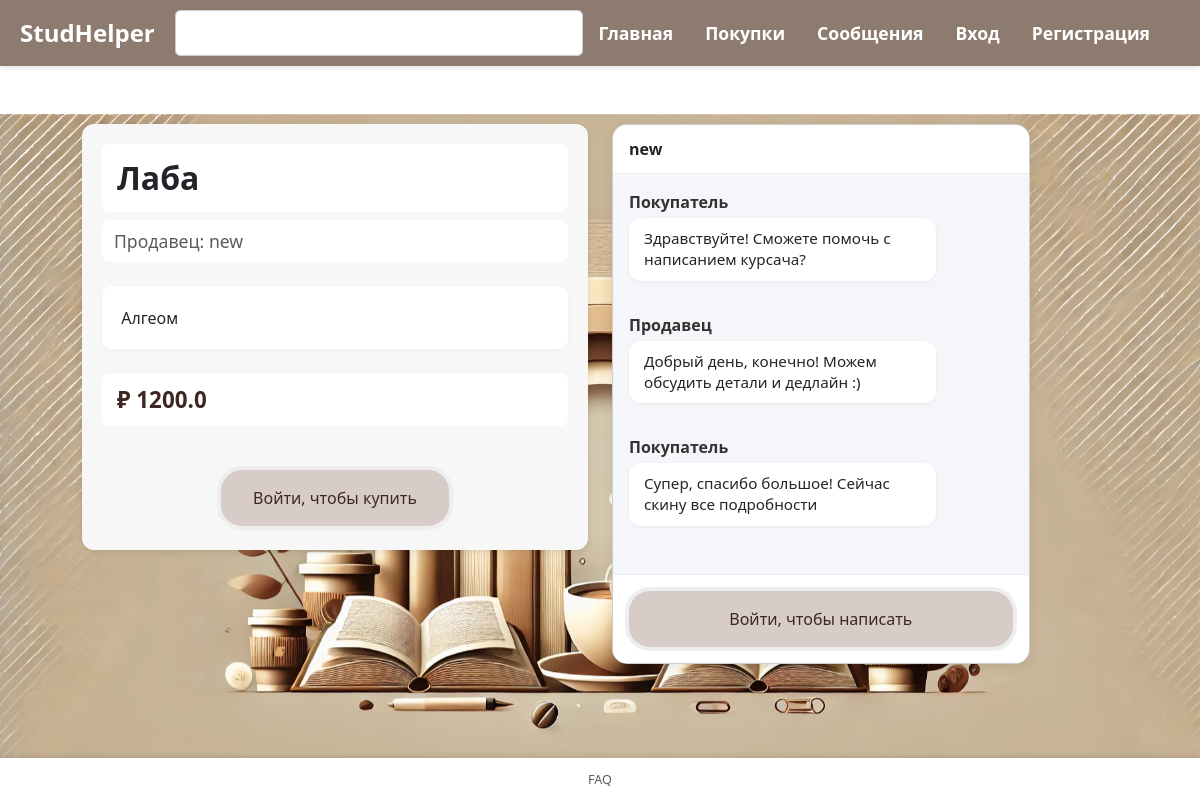
The app's page /offer/1, older data.
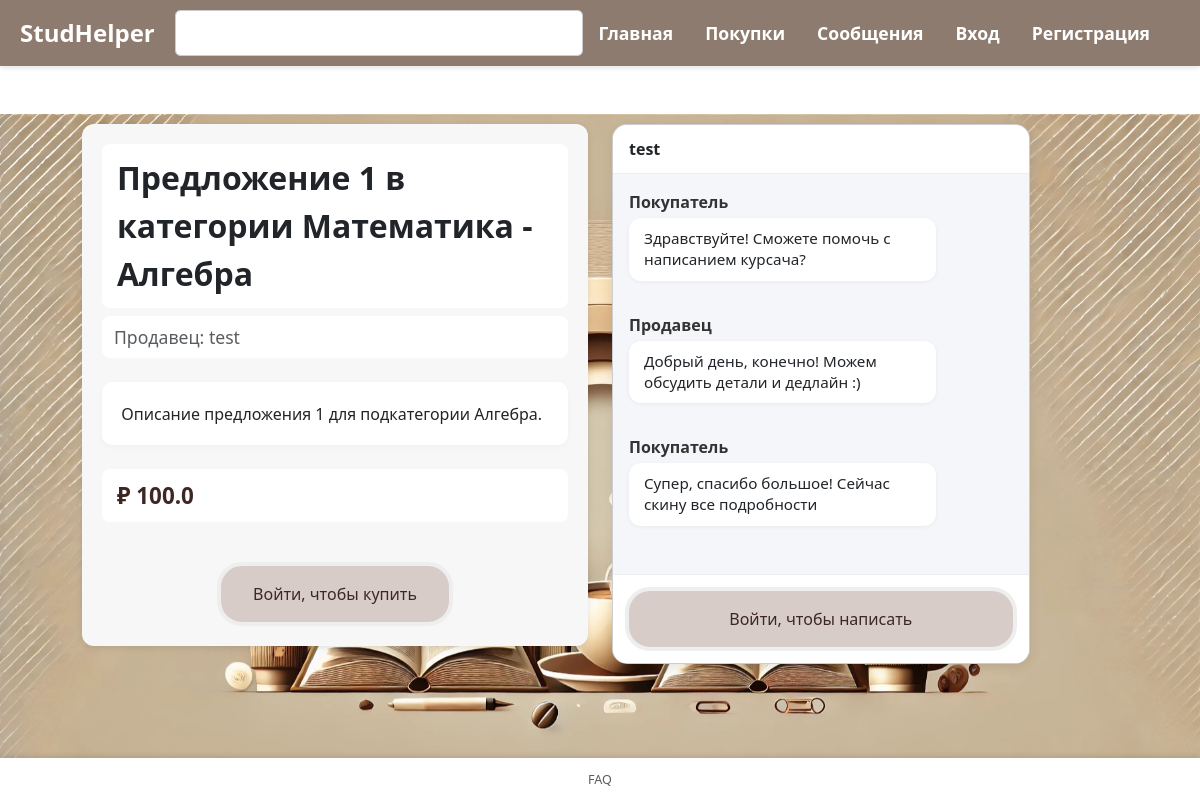
The same page, newer data.
### app.py (models this page shows)
class Offer(db.Model):
    id = db.Column(db.Integer, primary_key=True)
    title = db.Column(db.String(200), nullable=False)
    description = db.Column(db.Text, nullable=False)
    price = db.Column(db.Float, nullable=False)
    subcategory_id = db.Column(db.Integer, db.ForeignKey('subcategory.id'), nullable=False)
    seller_id = db.Column(db.Integer, db.ForeignKey('user.id'), nullable=False)

class User(db.Model, UserMixin):
    id = db.Column(db.Integer, primary_key=True)
    username = db.Column(db.String(150), unique=True, nullable=False)
    password = db.Column(db.String(150), nullable=False)
    offers = db.relationship('Offer', backref='seller', lazy=True)  # связь с предложениями

### app.py (the view, shortened to what this page needs)
@app.route('/offer/<int:offer_id>', methods=['GET', 'POST'])
def offer(offer_id):
    offer = Offer.query.get_or_404(offer_id)
    return render_template('offer.html', offer=offer)

### templates/offer.html (shortened to what the changed rows need)
{% extends 'base.html' %}
{% block content %}
<div class="container mt-4">
    {% if offer %}
    <div class="row justify-content-start">
        <div class="col-lg-6 col-md-8 col-sm-12">
            <div class="offer-section">
                <div class="offer-title">{{ offer.title }}</div>
                <div class="offer-seller text-muted">
                    Продавец:
                    <a href="{{ url_for('profile', user_id=offer.seller.id) }}" class="text-decoration-none">
                        {{ offer.seller.username }}
                    </a>
                </div>
                <div class="offer-description">
                    {{ offer.description }}
                </div>
                <div class="offer-price">
                    ₽ {{ offer.price }}
                </div>
                <div class="offer-actions">
                    {% if current_user.is_authenticated %}
                        {% if current_user.id == offer.seller.id %}
                            <a href="{{ url_for('edit_offer', offer_id=offer.id) }}" class="btn btn-warning rounded-pill">Редактировать</a>
                        {% else %}
                            <a href="{{ url_for('checkout', offer_id=offer.id) }}" class="btn-buy">Купить</a>
                        {% endif %}
                    {% else %}
                        <div class="offer-actions">
                            <a href="{{ url_for('login') }}" class="btn-buy">Войти, чтобы купить</a>
                        </div>
                    {% endif %}
                </div>
            </div>
        </div>
        <div class="col-lg-5 col-md-5 col-sm-12 mt-4 mt-md-0">
            {% if offer.seller %}
                {% if current_user.is_authenticated and current_user.id != offer.seller.id %}
                <div class="card chat-card">
                    <div class="card-header fw-bold">
                        <a href="{{ url_for('profile', user_id=offer.seller.id) }}" class="text-decoration-none text-dark">
                            {{ offer.seller.username }}
                        </a>
                    </div>
                    <div class="card-body" style="height: 400px; overflow-y: auto;">
                        {% for message in messages %}
                        <div class="message">
                            <strong>
                                <a href="{{ url_for('profile', user_id=message.sender.id) }}" class="text-decoration-none text-secondary">
                                    {{ message.sender.username }}
                                </a>
                            </strong>
                            <p>{{ message.text }}</p>
                        </div>
                        {% endfor %}
                    </div>
                    <div class="card-footer d-flex">
                        <form action="{{ url_for('offer', offer_id=offer.id) }}" method="post" class="w-100 d-flex">
                            <input type="text" name="text" class="form-control me-2" placeholder="Введите сообщение..." required>
                            <button type="submit" class="btn btn-outline-secondary">Отправить</button>
                        </form>
                    </div>
                </div>
                {% elif not current_user.is_authenticated %}
                <div class="card chat-card">
                    <div class="card-header fw-bold">
                        <a href="{{ url_for('profile', user_id=offer.seller.id) }}" class="text-decoration-none text-dark">
                            {{ offer.seller.username }}
                        </a>
                    </div>
                        <div class="card-body" style="height: 400px; overflow-y: auto;">
                            <div class="message">
                                <strong>Покупатель</strong>
                                <p>Здравствуйте! Сможете помочь с написанием курсача?</p>
                            </div>
                            <div class="message">
                                <strong>Продавец</strong>
                                <p>Добрый день, конечно! Можем обсудить детали и дедлайн :)</p>
                            </div>
                            <div class="message">
                                <strong>Покупатель</strong>
                                <p>Супер, спасибо большое! Сейчас скину все подробности</p>
                            </div>
                        </div>
                    <div class="card-footer d-flex">
                        <a href="{{ url_for('login') }}" class="btn-buy">Войти, чтобы написать</a>
                    </div>
                </div>
                {% endif %}
            {% else %}
                <p>Продавец не найден</p>
            {% endif %}
        </div>
    </div>
    {% else %}
        <p>Предложение не найдено.</p>
    {% endif %}
</div>
{% endblock %}

Row changes from the older to the newer data that the page shows:
no longer on this page (row edited): User: seller.username "new"
changed Offer: title "Лаба" → "Предложение 1 в категории Математика - Алгебра"; description "Алгеом" → "Описание предложения 1 для подкатегории Алгебра."; price "1200.0" → "100.0"
now on this page (row edited): User: seller.username "test"
